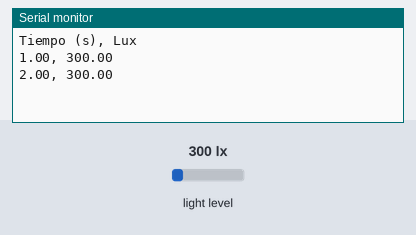
A sketch run on a simulated ESP32-S3. On the bench: the last lines printed to the serial monitor. The inputs (shaded band) are chosen by the test bench; at power-on: light level 300 lx.

Above: at 2.2 s.
2.3 s: light level set to 40 lx
At 3.6 s:
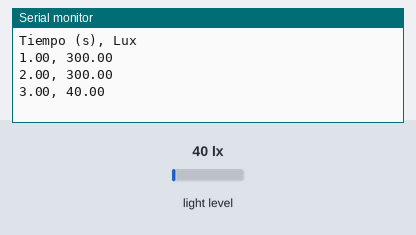
3.8 s: light level set to 500 lx
At 4.5 s:
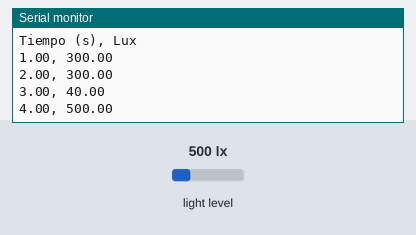
Timing chart, 0 to 6.8 s (numbered marks = the images above; inputs shaded):
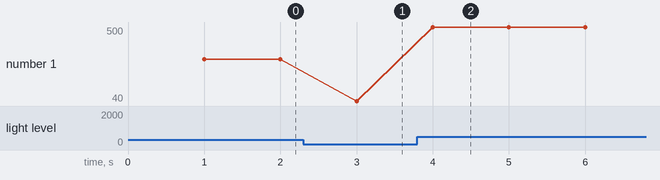

The sketch:

CodigoESP32_Experiencia3_RespuestaEspectral.ino
```cpp
// Codigo para medicion de luminosidad con sensor BH1750 y ESP32.

// Esquema de conexion
//
// Componentes:
// 1 sensor BH1750
//
// Conexion tipica I2C:
// ESP32-S3        BH1750
// ---------       -------
// 3.3V  --------- VCC
// GND   --------- GND
// PIN8  --------- SDA
// PIN9  --------- SCL
//

#include <Wire.h>     // Libreria para comunicacion I2C
#include <BH1750.h>   // Libreria para el sensor BH1750

// ================= CONFIGURACION =================
const float INTERVALO = 1.0;      // Intervalo entre mediciones en segundos

// Si queres fijar manualmente los pines I2C, descomenta estas lineas:
// #define SDA_PIN 8
// #define SCL_PIN 9

// =================================================

// Objeto del sensor
BH1750 lightMeter;

// Control de tiempo
unsigned long tiempoAnterior = 0; // Guarda el tiempo de la ultima medicion (ms desde inicio)

void setup() {
  Serial.begin(115200);           // Inicializa comunicacion serial a 115200 baudios
  delay(1000);                    // Espera breve para estabilizar la conexion serial

  // Inicializar I2C
  // Si necesitas pines manuales, usar:
  // Wire.begin(SDA_PIN, SCL_PIN);
  Wire.begin();

  // Inicializar sensor
  if (!lightMeter.begin(BH1750::CONTINUOUS_HIGH_RES_MODE)) {
    Serial.println("Error: no se pudo inicializar el sensor BH1750");
    while (true);                 // Detiene el programa si el sensor no responde
  }

  // Encabezado
  Serial.println("Tiempo (s), Lux"); // Encabezado CSV
}

void loop() {
  unsigned long tiempoActual = millis(); // Tiempo actual desde el inicio del programa en ms

  if (tiempoActual - tiempoAnterior >= INTERVALO * 1000) {
    tiempoAnterior = tiempoActual; // Actualiza tiempo de referencia

    // Leer iluminancia en lux
    float lux = lightMeter.readLightLevel();


    // Tiempo en segundos
    float tiempo_s = tiempoActual / 1000.0;

    // Salida CSV
    Serial.print(tiempo_s, 2);    // Tiempo
    Serial.print(", ");
    Serial.println(lux, 2);  // Lux corregidos
  }
}
```

Measured:
- after the input at 2.3 s, the serial monitor: prints a new line after 0.70 s (image 1)
- after the input at 3.8 s, the serial monitor: prints a new line after 0.20 s (image 2)
- plotted number 1: 300 → 40 after the input at 2.3 s, 40 → 500 after the input at 3.8 s
